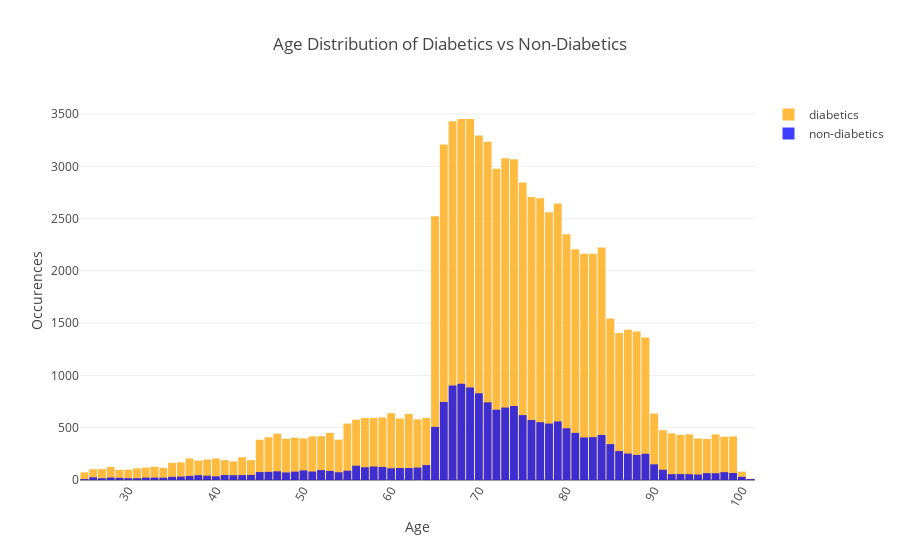

Here is the notebook cell this chart was saved with:
### Code cell
import numpy as np
from plotly.offline import download_plotlyjs, init_notebook_mode, iplot
import plotly.graph_objs as go

# This is to use ployly offline
init_notebook_mode(connected=True)

iframe = None

#Original data
diab_data = go.Bar(x=diabetics['age'], y=diabetics['count'], name="diabetics", marker=dict(
        color='#FFA500'), opacity=0.75)
non_diab_data = go.Bar(x=non_diabetics['age'], y=non_diabetics['count'], name="non-diabetics", marker=dict(
        color='#0000FF'), opacity=0.75)

layout = go.Layout(
    title='Age Distribution of Diabetics vs Non-Diabetics', 
    xaxis={'title':'Age', 'tickangle': 300, 'exponentformat': 'none'}, 
    yaxis={'title':'Occurences'},
    showlegend=True,
    bargap=0.1,
    barmode='overlay')

data_all = [diab_data, non_diab_data]

fig = go.Figure(data=data_all, layout=layout)

iplot(fig, filename='overlaid histogram')

### Figure 1 — Plotly figure (JSON) as saved in the notebook; plotly's stock layout.template omitted (floating-point values rounded to 4 significant figures)
{"data": [{"marker": {"color": "#FFA500"}, "name": "diabetics", "opacity": 0.75, "type": "bar", "x": [25, 26, 27, 28, 29, 30, 31, 32, 33, 34, 35, 36, 37, 38, 39, 40, 41, 42, 43, 44, 45, 46, 47, 48, 49, 50, 51, 52, 53, 54, 55, 56, 57, 58, 59, 60, 61, 62, 63, 64, 65, 66, 67, 68, 69, 70, 71, 72, 73, 74, 75, 76, 77, 78, 79, 80, 81, 82, 83, 84, 85, 86, 87, 88, 89, 90, 91, 92, 93, 94, 95, 96, 97, 98, 99, 100, 101], "y": [73, 103, 106, 125, 97, 99, 112, 118, 127, 117, 164, 169, 206, 186, 196, 206, 190, 178, 218, 190, 385, 409, 443, 395, 405, 398, 417, 419, 451, 386, 540, 577, 593, 594, 599, 639, 588, 632, 580, 593, 2523, 3209, 3431, 3453, 3452, 3296, 3236, 2977, 3077, 3069, 2845, 2706, 2696, 2561, 2645, 2351, 2208, 2163, 2163, 2223, 1544, 1405, 1436, 1421, 1364, 635, 477, 446, 430, 437, 397, 393, 436, 414, 417, 80, 12]}, {"marker": {"color": "#0000FF"}, "name": "non-diabetics", "opacity": 0.75, "type": "bar", "x": [25, 26, 27, 28, 29, 30, 31, 32, 33, 34, 35, 36, 37, 38, 39, 40, 41, 42, 43, 44, 45, 46, 47, 48, 49, 50, 51, 52, 53, 54, 55, 56, 57, 58, 59, 60, 61, 62, 63, 64, 65, 66, 67, 68, 69, 70, 71, 72, 73, 74, 75, 76, 77, 78, 79, 80, 81, 82, 83, 84, 85, 86, 87, 88, 89, 90, 91, 92, 93, 94, 95, 96, 97, 98, 99, 100, 101], "y": [9, 26, 17, 24, 21, 18, 17, 23, 23, 22, 30, 33, 39, 46, 41, 35, 48, 46, 47, 49, 76, 78, 83, 72, 80, 92, 81, 95, 87, 74, 89, 137, 122, 129, 125, 112, 115, 115, 119, 143, 508, 747, 903, 920, 885, 829, 743, 672, 693, 708, 621, 574, 553, 540, 560, 495, 451, 407, 410, 431, 343, 277, 253, 240, 251, 150, 98, 56, 57, 56, 52, 66, 65, 75, 67, 30, 9]}], "layout": {"bargap": 0.1, "barmode": "overlay", "showlegend": true, "title": "Age Distribution of Diabetics vs Non-Diabetics", "xaxis": {"exponentformat": "none", "tickangle": 300, "title": "Age"}, "yaxis": {"title": "Occurences"}}}
